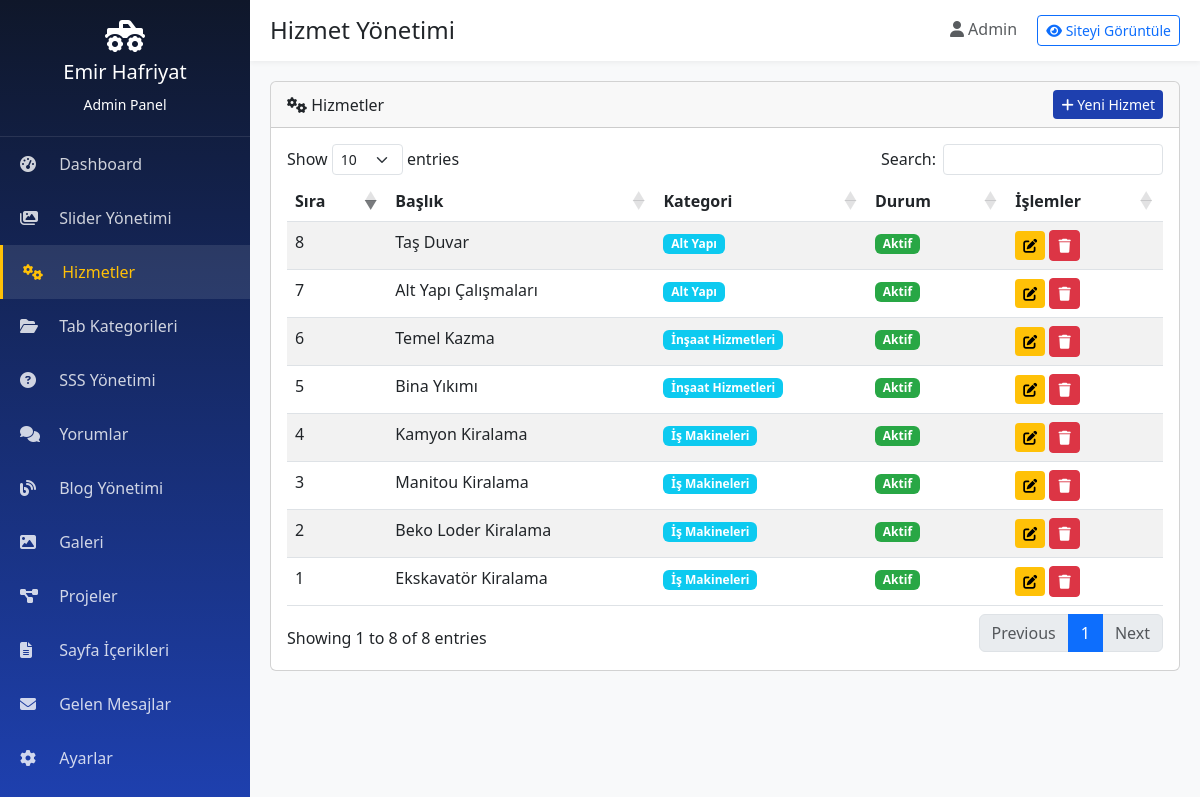
Screenshot of /admin/services.php (signed in) with the database file from the repository.
### tables this page shows
CREATE TABLE `services` (
  `id` int(11) NOT NULL AUTO_INCREMENT,
  `title` varchar(200) NOT NULL,
  `slug` varchar(200) NOT NULL,
  `short_description` text,
  `description` text NOT NULL,
  `icon` varchar(100) DEFAULT NULL,
  `image` varchar(255) DEFAULT NULL,
  `features` text,
  `tab_category` varchar(50) DEFAULT NULL,
  `sort_order` int(11) DEFAULT 0,
  `status` tinyint(1) DEFAULT 1,
  `meta_title` varchar(200) DEFAULT NULL,
  `meta_description` text,
  `meta_keywords` text,
  `created_at` timestamp NOT NULL DEFAULT CURRENT_TIMESTAMP,
  PRIMARY KEY (`id`),
  UNIQUE KEY `slug` (`slug`)
);

CREATE TABLE `service_tabs` (
  `id` int(11) NOT NULL AUTO_INCREMENT,
  `tab_name` varchar(100) NOT NULL,
  `tab_key` varchar(50) NOT NULL,
  `icon` varchar(100) DEFAULT NULL,
  `sort_order` int(11) DEFAULT 0,
  `status` tinyint(1) DEFAULT 1,
  PRIMARY KEY (`id`),
  UNIQUE KEY `tab_key` (`tab_key`)
);

### config.php (called while the page is built, shortened)
<?php
spl_autoload_register(function($class) {
    $file = BASE_PATH . '/includes/classes/' . $class . '.php';
});
require_once BASE_PATH . '/includes/functions.php';

### includes/classes/Database.php (called while the page is built, shortened)
<?php
class Database {
    private static $instance = null;
    private $conn;
    private function __construct() {
        try {
            $dsn = "mysql:host=" . DB_HOST . ";dbname=" . DB_NAME . ";charset=" . DB_CHARSET;
            $this->conn = new PDO($dsn, DB_USER, DB_PASS);
            $this->conn->setAttribute(PDO::ATTR_ERRMODE, PDO::ERRMODE_EXCEPTION);
            $this->conn->setAttribute(PDO::ATTR_DEFAULT_FETCH_MODE, PDO::FETCH_ASSOC);
            $this->conn->setAttribute(PDO::ATTR_EMULATE_PREPARES, false);
        } catch(PDOException $e) {
            die("Veritabanı bağlantısı başarısız: " . $e->getMessage());
        }
    }
    public static function getInstance() {
        if (self::$instance === null) {
            self::$instance = new self();
        }
        return self::$instance;
    }
    public function query($sql, $params = []) {
        try {
            $stmt = $this->conn->prepare($sql);
            $stmt->execute($params);
            return $stmt;
        } catch(PDOException $e) {
            error_log("Query Error: " . $e->getMessage());
            return false;
        }
    }
    public function fetchAll($sql, $params = []) {
        $stmt = $this->query($sql, $params);
        return $stmt ? $stmt->fetchAll() : [];
    }
}

### includes/functions.php (called while the page is built, shortened)
<?php
function clean($data) {
    return htmlspecialchars(strip_tags(trim($data)), ENT_QUOTES, 'UTF-8');
}

### admin/services.php (the view, shortened to what this page needs)
<?php
include 'includes/header.php';
$services = $db->fetchAll("SELECT s.*, st.tab_name FROM services s LEFT JOIN service_tabs st ON s.tab_category = st.tab_key ORDER BY s.sort_order ASC");
?>
<div class="card">
    <div class="card-header d-flex justify-content-between align-items-center">
        <span><i class="fas fa-cogs"></i> Hizmetler</span>
        <a href="service_add.php" class="btn btn-sm btn-primary"><i class="fas fa-plus"></i> Yeni Hizmet</a>
    </div>
    <div class="card-body">
        <table class="table table-striped datatable">
            <thead><tr><th>Sıra</th><th>Başlık</th><th>Kategori</th><th>Durum</th><th>İşlemler</th></tr></thead>
            <tbody>
                <?php foreach ($services as $service): ?>
                    <tr>
                        <td><?= $service['sort_order'] ?></td>
                        <td><?= clean($service['title']) ?></td>
                        <td><span class="badge bg-info"><?= clean($service['tab_name'] ?? 'Yok') ?></span></td>
                        <td><?= $service['status'] ? '<span class="badge badge-active">Aktif</span>' : '<span class="badge badge-inactive">Pasif</span>' ?></td>
                        <td class="table-actions">
                            <a href="service_edit.php?id=<?= $service['id'] ?>" class="btn btn-sm btn-warning"><i class="fas fa-edit"></i></a>
                            <a href="service_delete.php?id=<?= $service['id'] ?>" class="btn btn-sm btn-danger btn-delete"><i class="fas fa-trash"></i></a>
                        </td>
                    </tr>
                <?php endforeach; ?>
            </tbody>
        </table>
    </div>
</div>
<?php include 'includes/footer.php'; ?>

### admin/includes/header.php (style rules this page uses)
:root { --sidebar-width: 250px; --primary-yellow: #FFC107; --primary-blue: #1E40AF; --dark-blue: #0F172A; }
body { background: #f8f9fa; }
.btn-primary { background: var(--primary-blue); border: none; }
.btn-warning { background: var(--primary-yellow); border: none; color: #000; }
.table-actions { white-space: nowrap; }
.badge-active { background: #28a745; }

### rows the page displays
services: sort_order "1", title "Ekskavatör Kiralama", service_tabs.tab_name "İş Makineleri", status "Aktif"
services: sort_order "2", title "Beko Loder Kiralama", service_tabs.tab_name "İş Makineleri", status "Aktif"
services: sort_order "3", title "Manitou Kiralama", service_tabs.tab_name "İş Makineleri", status "Aktif"
services: sort_order "4", title "Kamyon Kiralama", service_tabs.tab_name "İş Makineleri", status "Aktif"
services: sort_order "5", title "Bina Yıkımı", service_tabs.tab_name "İnşaat Hizmetleri", status "Aktif"
services: sort_order "6", title "Temel Kazma", service_tabs.tab_name "İnşaat Hizmetleri", status "Aktif"
services: sort_order "7", title "Alt Yapı Çalışmaları", service_tabs.tab_name "Alt Yapı", status "Aktif"
services: sort_order "8", title "Taş Duvar", service_tabs.tab_name "Alt Yapı", status "Aktif"

### other values shown
$pageTitle "Hizmet Yönetimi"
$_SESSION['admin_name'] "Admin"
